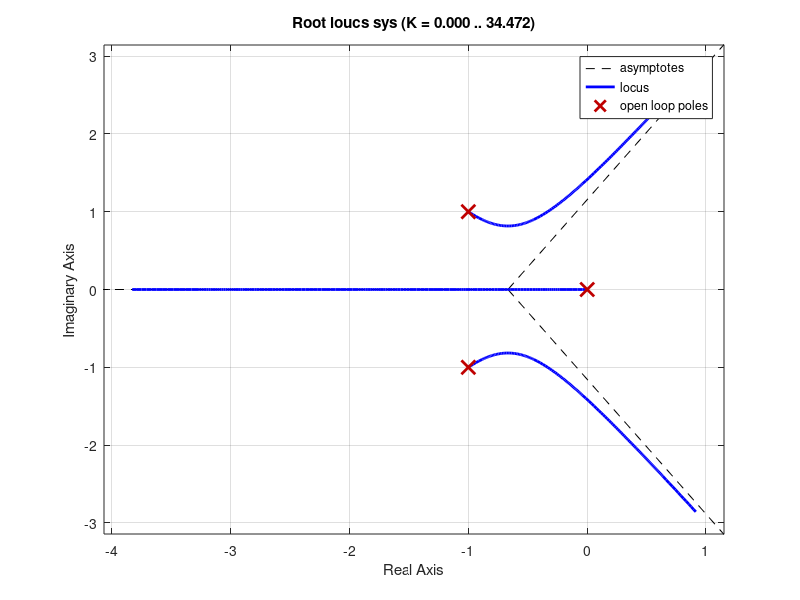

Write the MATLAB code that produced this figure.
%%Question 1
num = [1];
den = [1 2 2 0];
sys = tf(num,den) 

rlocus(sys)

%Give it a ramp input to see the response

%%Question 2

%%Question 3

%%Question 4
